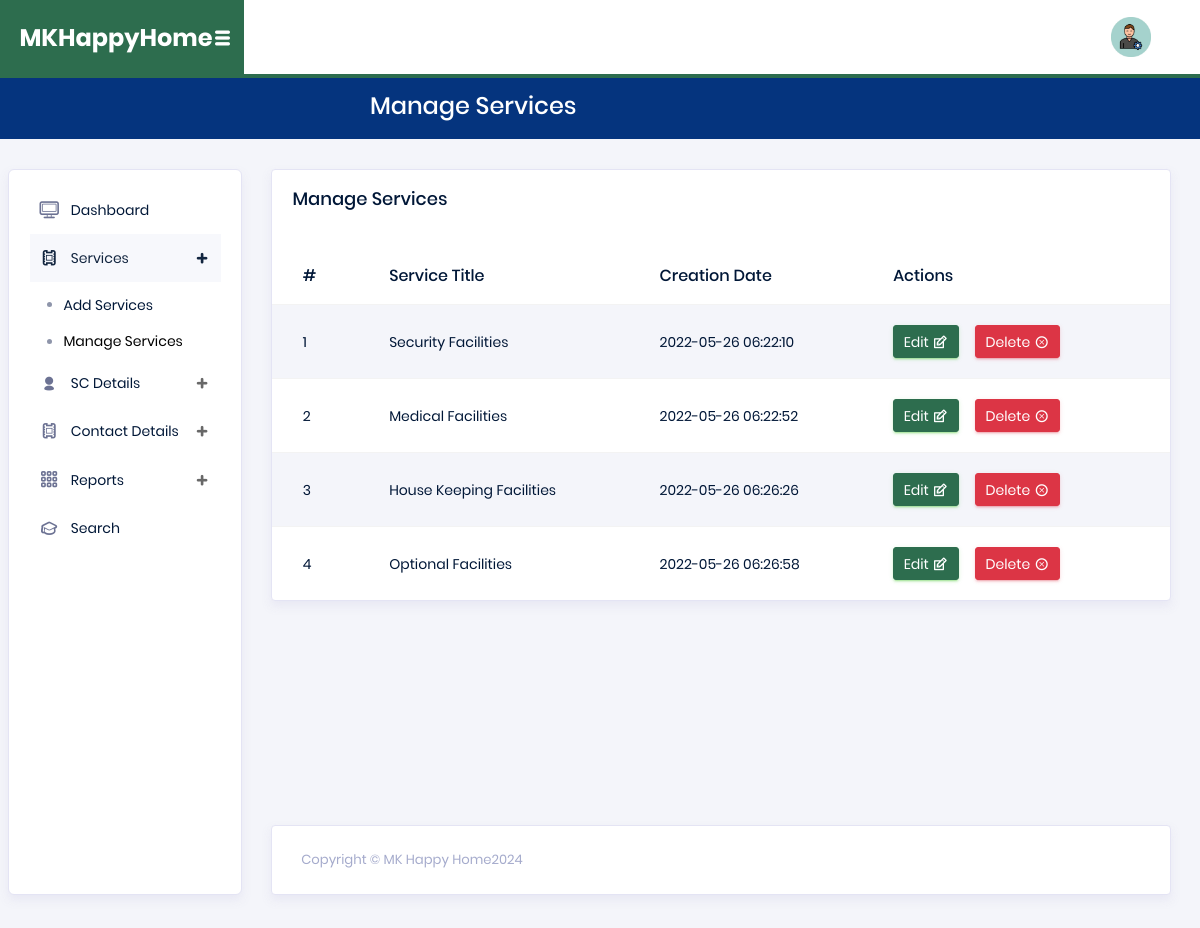
/admin/manage-services.php, run on the app's committed database.
### tables this page shows
CREATE TABLE `tblservices` (
  `ID` int(5) NOT NULL,
  `ServiceTitle` varchar(250) DEFAULT NULL,
  `ServiceDescription` mediumtext DEFAULT NULL,
  `CreationDate` timestamp NULL DEFAULT current_timestamp()
);

### admin/manage-services.php (the view, shortened to what this page needs)
<?php session_start();
include_once('includes/config.php');
?>
<!DOCTYPE html>
<html lang="en">
<head>
  <link rel="stylesheet" href="vendors/typicons/typicons.css">
  <link rel="stylesheet" href="vendors/css/vendor.bundle.base.css">
  <link rel="stylesheet" href="css/vertical-layout-light/style.css">
</head>
<body>
  <div class="container-scroller">
    <?php include_once('includes/header.php');?>
    <nav class="navbar-breadcrumb col-xl-12 col-12 d-flex flex-row p-0">
      <div class="navbar-menu-wrapper d-flex align-items-center justify-content-center">
        <ul class="navbar-nav mr-lg-2">
          <li class="nav-item ml-0">
            <h4 class="mb-0">Manage Services</h4>
          </li>
        </ul>
      </div>
    </nav>
    <div class="container-fluid page-body-wrapper">
     <?php include_once('includes/sidebar.php');?>
      <div class="main-panel">
        <div class="content-wrapper">
          <div class="row">
            <div class="col-md-12">
              <div class="card">
                <h4 class="card-title" style="padding-left: 20px; padding-top: 20px;" style="color:#2D6D4E" >Manage Services</h4>
                <div class="table-responsive pt-3">
                  <table class="table table-striped project-orders-table">
                    <thead>
                      <tr>
                        <th class="ml-5">#</th>
                        <th>Service Title</th>
                        <th>Creation Date</th>
                        <th>Actions</th>
                      </tr>
                    </thead>
                    <tbody>
                      <?php
                         $query=mysqli_query($con,"select * from tblservices");
$cnt=1;
while($row=mysqli_fetch_array($query))
{
?>
                      <tr>
                        <td><?php echo htmlentities($cnt);?></td>
                        <td><?php echo htmlentities($row['ServiceTitle']);?> </td>
                        <td><?php echo htmlentities($row['CreationDate']);?></td>
                        <td>
                          <div class="d-flex align-items-center">
                            <a href="edit-services.php?id=<?php echo $row['ID']?>" class="btn btn-success btn-sm btn-icon-text mr-3">Edit <i class="typcn typcn-edit btn-icon-append"></i> </a>
                                            <a href="manage-services.php?id=<?php echo $row['ID']?>&del=delete" onClick="return confirm('Are you sure you want to delete?')" class="btn btn-danger btn-sm btn-icon-text">Delete <i class="typcn typcn-delete-outline btn-icon-append"></i></a>
                          </div>
                        </td>
                      </tr><?php $cnt=$cnt+1; } ?>
                    </tbody>
                  </table>
                </div>
              </div>
            </div>
          </div>
        </div>
        <?php include_once('includes/footer.php');?>
      </div>
    </div>
  </div>
</body>
</html>

### data on the page
tblservices: ServiceTitle "Security Facilities", CreationDate "2022-05-26 06:22:10"
tblservices: ServiceTitle "Medical Facilities", CreationDate "2022-05-26 06:22:52"
tblservices: ServiceTitle "House Keeping Facilities", CreationDate "2022-05-26 06:26:26"
tblservices: ServiceTitle "Optional Facilities", CreationDate "2022-05-26 06:26:58"
